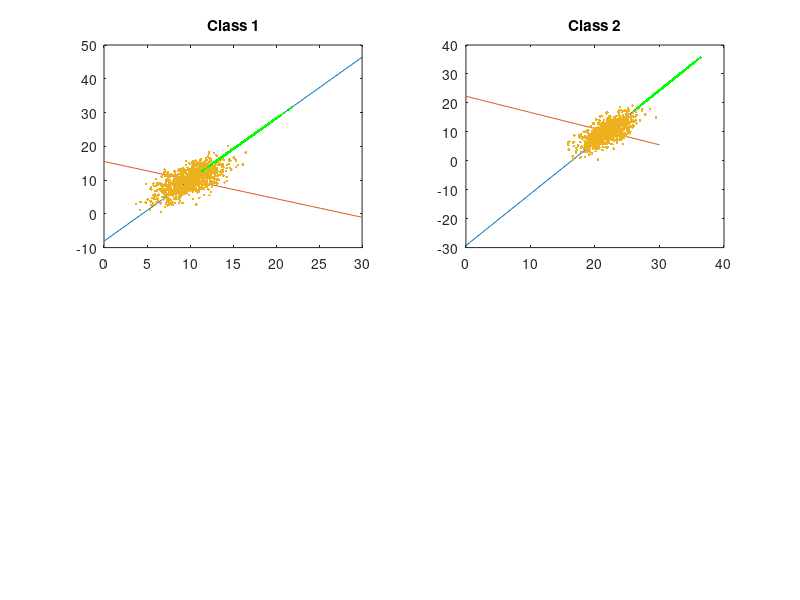
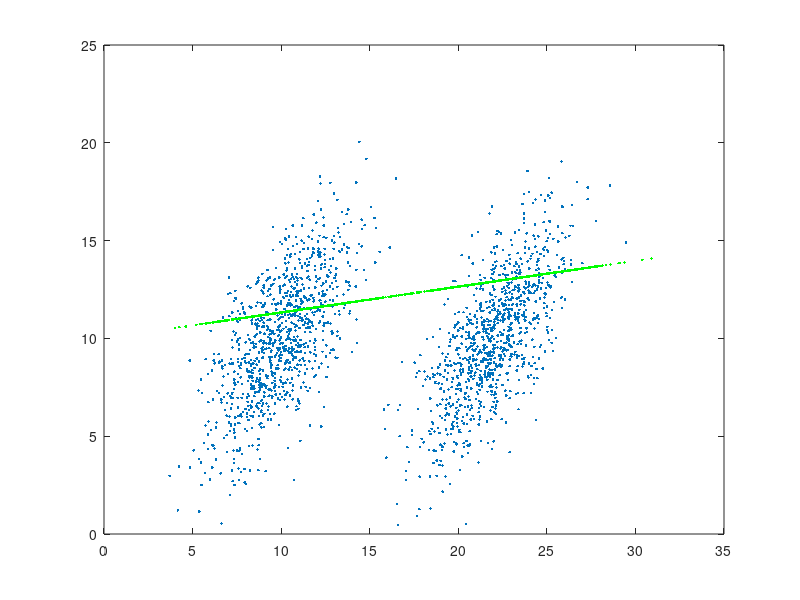

The MATLAB source for these figures, in order:
% setting given MU and SIGMA
MU1 = [10; 10];
MU2 = [22; 10];
SIGMA = [4, 4; 4, 9];

% computing classes
C1 = mvnrnd(MU1, SIGMA, 1000);
C2 = mvnrnd(MU2, SIGMA, 1000);

% computing PCAs
PCA1 = pca(C1);
PCA2 = pca(C2);

C1Mean = mean(C1)
C2Mean = mean(C2)

xt = linspace(0, 30);
a1 = PCA1(2, 1) / PCA1(1, 1);
b1 = PCA1(2, 2) / PCA1(1, 2);

a2 = PCA2(2, 1) / PCA2(1, 1);
b2 = PCA2(2, 2) / PCA2(1, 2);


subplot(2, 2, 1), plot(xt, (a1 * (xt - C1Mean(1)) ) + C1Mean(2) , xt, ( b1 * (xt - C1Mean(1)) ) + C1Mean(2));
title('Class 1');
hold on
subplot(2, 2, 1), plot(C1(:, 1), C1(:, 2), '.');

subplot(2, 2, 2), plot(xt, (a2 * (xt - C2Mean(1)) ) + C2Mean(2) , xt, ( b2 * (xt - C2Mean(1)) ) + C2Mean(2));
title('Class 2');
hold on
subplot(2, 2, 2), plot(C2(:, 1), C2(:, 2), '.');

% project data on the PCA line
innerDot1 = zeros(1, 1000);
innerDot2 = zeros(1, 1000);

for i=1:1000
    innerDot1(i) = dot(C1(i, :), PCA1(:, 1));
    innerDot2(i) = dot(C2(i, :), PCA2(:, 1));
end

projected1 = innerDot1' * PCA1(:, 1)';
projected2 = innerDot2' * PCA2(:, 1)';

hold on
subplot(2, 2, 1), plot(projected1(:, 1) + C1Mean(1) , projected1(:, 2) + C1Mean(2) , 'g.');
hold on
subplot(2, 2, 2), plot(projected2(:, 1) + C2Mean(1) , projected2(:, 2) + C2Mean(2) , 'g.');


% merging 2 classes
MC = [C1; C2];
[PCAM, Mscore, Mlatent] = pca(MC);
Mean = mean(MC);
figure, plot(MC(:, 1), MC(:, 2), '.');
Mxt = linspace(0, 30);
Myt = linspace(-20, 20);
Ma = PCAM(2, 1) / PCAM(1, 1);
Mb = PCAM(2, 2) / PCAM(1, 2);

% hold on
% plot(Mxt, (Ma * (Mxt - Mean(1))) + Mean(2));

innerDot = zeros(1, 2000);

for i=1:2000
    innerDot(i) = dot(MC(i, :), PCAM(:, 1));
end

projected = innerDot' * PCAM(:, 1)';

hold on
plot(projected(:, 1) , projected(:, 2) + Mean(2), 'g.');

